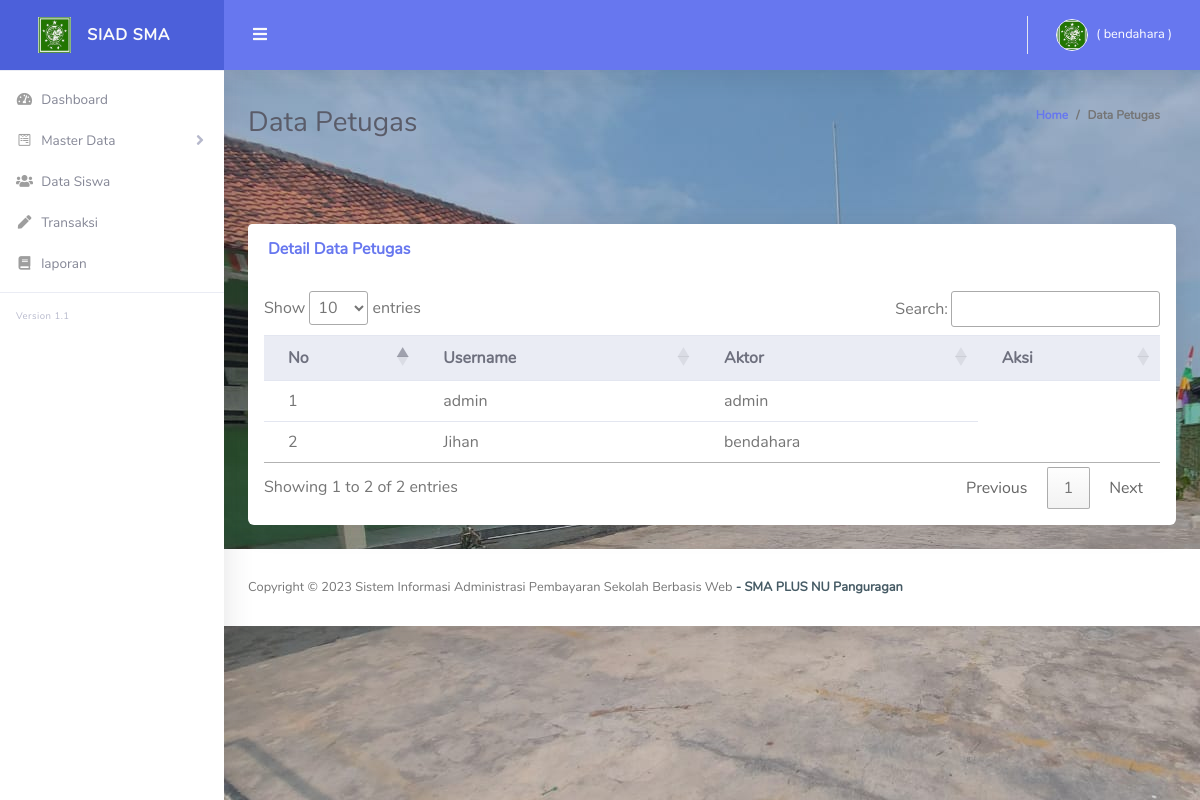
Page /index.php/petugas on the earlier database version.
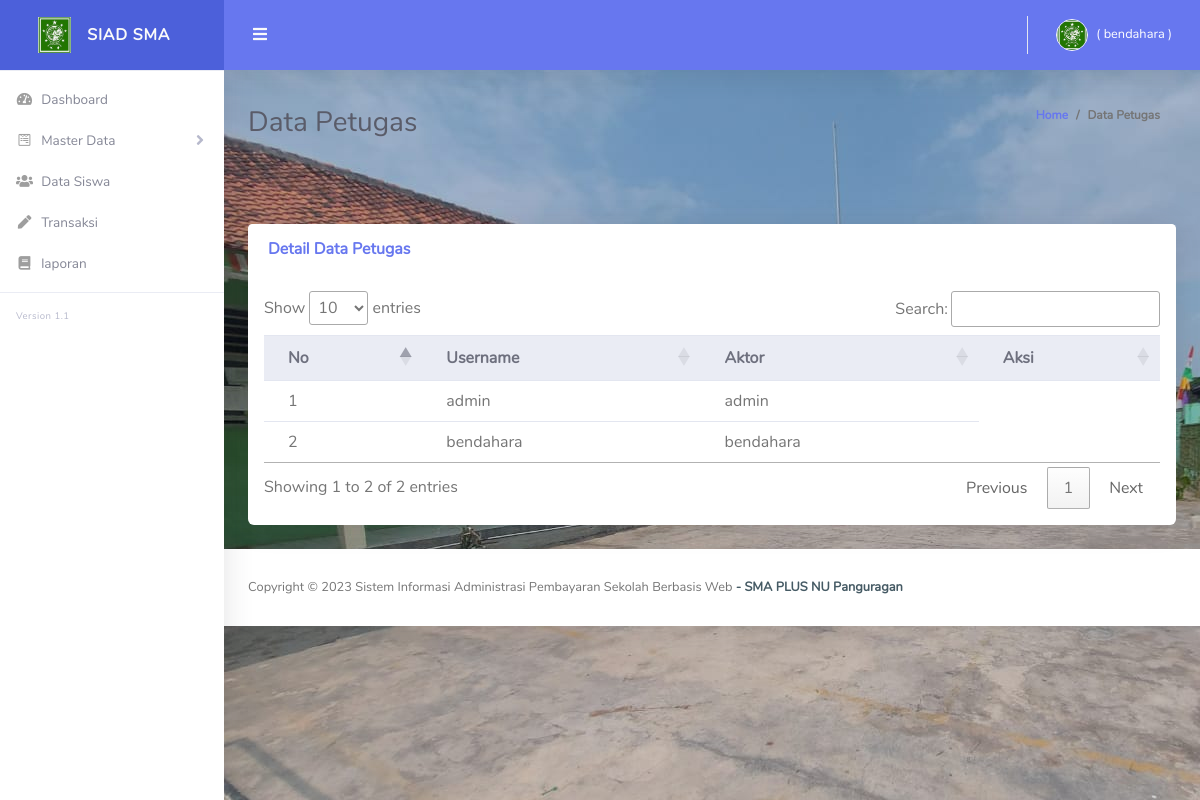
Same page on the later database version.
### tables this page shows
CREATE TABLE `tb_user`  (
  `id` int(11) NOT NULL AUTO_INCREMENT,
  `username` varchar(100) NOT NULL,
  `password` varchar(11) NOT NULL,
  `akses` varchar(100) NOT NULL,
  PRIMARY KEY (`id`) USING BTREE
);

### application/controllers/Petugas.php (called while the page is built, shortened)
<?php
class Petugas extends CI_Controller
{
    public function __construct()
    {
        $this->load->model('M_global_model');
        $this->load->model('User_model');
        $this->load->model('Periode_model');
    }
    public function index()
    {
        $data['title']  = 'SIAD SMA Pangurugan';
        $judul = 'Data Petugas';
        $petugas = $this->User_model->all();
        $this->load->view('template/header', $data);
        $this->load->view('template/sidebar');
        $this->load->view('template/topbar');
        $this->load->view('admin/petugas', compact('petugas', 'judul'));
        $this->load->view('template/footer');
    }
}

### index.php (called while the page is built, shortened)
<?php
require_once BASEPATH.'core/CodeIgniter.php';

### application/models/User_model.php (called while the page is built, shortened)
<?php
class User_model extends CI_Model
{
  function all()
  {
    $query = $this->db->get('tb_user');
    return $query->result();
  }
}

### application/views/admin/petugas.php (the view, shortened to what this page needs)
<div class="container-fluid" id="container-wrapper">
  <div class="d-sm-flex align-items-center justify-content-between mb-4">
    <h1 class="h3 mb-0 text-gray-800"><?= $judul; ?></h1>
    <ol class="breadcrumb">
      <li class="breadcrumb-item"><a href="./">Home</a></li>
      <li class="breadcrumb-item active" aria-current="page"><?= $judul; ?></li>
    </ol>
  </div>
  <br>
  <br>
  <div class="card mb-4">
    <div class="card-header py-3 d-flex flex-row align-items-center justify-content-between">
      <h6 class="m-0 font-weight-bold text-primary">Detail Data Petugas</h6>
    </div>
    <div class="table-responsive p-3">
      <table class="table align-items-center table-flush" id="dataTable">
        <thead class="thead-light">
          <tr>
            <th>No</th>
            <th>Username</th>
            <th>Aktor</th>
            <th>Aksi</th>
          </tr>
        </thead>
        <tbody>
          <?php
          $no = 0;
          foreach ($petugas as $value) {
            $no++
          ?>
            <tr>
              <td><?php echo $no; ?></td>
              <td><?php echo $value->username; ?></td>
              <td><?php echo $value->akses == 1 ? 'admin' : 'bendahara'; ?></td>
            </tr>
          <?php
          }
          ?>
        </tbody>
      </table>
    </div>
  </div>
</div>

Differences in the rows shown:
removed tb_user: username "Jihan", akses "bendahara"
added tb_user: username "bendahara", akses "bendahara"
